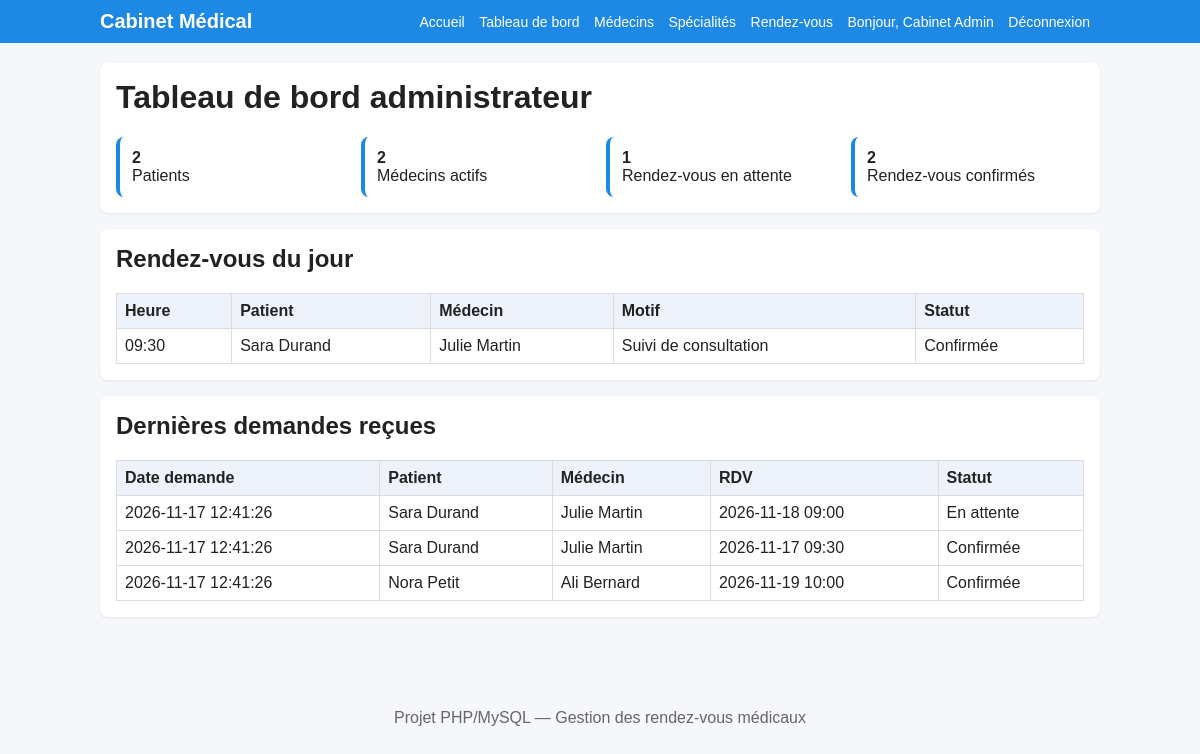
/admin/dashboard.php (signed in), run on the app's committed database.
### tables this page shows
CREATE TABLE rendez_vous (
    id INT AUTO_INCREMENT PRIMARY KEY,
    id_patient INT NOT NULL,
    id_medecin INT NOT NULL,
    date_rdv DATE NOT NULL,
    heure_rdv TIME NOT NULL,
    motif TEXT NOT NULL,
    statut ENUM('En attente','Confirmée','Refusée','Annulée','Terminée','Absent') NOT NULL DEFAULT 'En attente',
    date_creation DATETIME NOT NULL DEFAULT CURRENT_TIMESTAMP,
    FOREIGN KEY (id_patient) REFERENCES utilisateurs(id),
    FOREIGN KEY (id_medecin) REFERENCES medecins(id)
);

CREATE TABLE utilisateurs (
    id INT AUTO_INCREMENT PRIMARY KEY,
    nom VARCHAR(100) NOT NULL,
    prenom VARCHAR(100) NOT NULL,
    email VARCHAR(150) NOT NULL UNIQUE,
    telephone VARCHAR(30) NOT NULL,
    mot_de_passe VARCHAR(255) NOT NULL,
    role ENUM('admin','medecin','patient') NOT NULL
);

### includes/fonctions.php (called while the page is built, shortened)
<?php
function e($value) {
    return htmlspecialchars($value ?? '', ENT_QUOTES, 'UTF-8');
}
?>

### admin/dashboard.php (the view, shortened to what this page needs)
<?php
require_once __DIR__ . '/../config/database.php';
require_once __DIR__ . '/../includes/header.php';
$nb_patients = $pdo->query("SELECT COUNT(*) FROM utilisateurs WHERE role='patient'")->fetchColumn();
$nb_medecins = $pdo->query("SELECT COUNT(*) FROM medecins WHERE actif=1")->fetchColumn();
$nb_attente = $pdo->query("SELECT COUNT(*) FROM rendez_vous WHERE statut='En attente'")->fetchColumn();
$nb_confirmes = $pdo->query("SELECT COUNT(*) FROM rendez_vous WHERE statut='Confirmée'")->fetchColumn();
$rdv_jour = $pdo->query("SELECT r.*, up.nom AS pnom, up.prenom AS pprenom, um.nom AS mnom, um.prenom AS mprenom
    FROM rendez_vous r
    JOIN utilisateurs up ON up.id = r.id_patient
    JOIN medecins m ON m.id = r.id_medecin
    JOIN utilisateurs um ON um.id = m.id_utilisateur
    WHERE r.date_rdv = CURDATE() ORDER BY r.heure_rdv")->fetchAll();
$dernieres = $pdo->query("SELECT r.*, up.nom AS pnom, up.prenom AS pprenom, um.nom AS mnom, um.prenom AS mprenom
    FROM rendez_vous r
    JOIN utilisateurs up ON up.id = r.id_patient
    JOIN medecins m ON m.id = r.id_medecin
    JOIN utilisateurs um ON um.id = m.id_utilisateur
    ORDER BY r.date_creation DESC LIMIT 5")->fetchAll();
?>
<div class="card">
    <h1>Tableau de bord administrateur</h1>
    <div class="stats">
        <div class="stat"><strong><?php echo e($nb_patients); ?></strong><br>Patients</div>
        <div class="stat"><strong><?php echo e($nb_medecins); ?></strong><br>Médecins actifs</div>
        <div class="stat"><strong><?php echo e($nb_attente); ?></strong><br>Rendez-vous en attente</div>
        <div class="stat"><strong><?php echo e($nb_confirmes); ?></strong><br>Rendez-vous confirmés</div>
    </div>
</div>
<div class="card">
    <h2>Rendez-vous du jour</h2>
    <?php if (!$rdv_jour): ?><p>Aucun rendez-vous aujourd'hui.</p><?php else: ?>
    <table><tr><th>Heure</th><th>Patient</th><th>Médecin</th><th>Motif</th><th>Statut</th></tr>
    <?php foreach ($rdv_jour as $r): ?><tr>
        <td><?php echo e(substr($r['heure_rdv'],0,5)); ?></td>
        <td><?php echo e($r['pprenom'].' '.$r['pnom']); ?></td>
        <td><?php echo e($r['mprenom'].' '.$r['mnom']); ?></td>
        <td><?php echo e($r['motif']); ?></td>
        <td><?php echo e($r['statut']); ?></td>
    </tr><?php endforeach; ?></table>
    <?php endif; ?>
</div>
<div class="card">
    <h2>Dernières demandes reçues</h2>
    <?php if (!$dernieres): ?><p>Aucune demande.</p><?php else: ?>
    <table><tr><th>Date demande</th><th>Patient</th><th>Médecin</th><th>RDV</th><th>Statut</th></tr>
    <?php foreach ($dernieres as $r): ?><tr>
        <td><?php echo e($r['date_creation']); ?></td>
        <td><?php echo e($r['pprenom'].' '.$r['pnom']); ?></td>
        <td><?php echo e($r['mprenom'].' '.$r['mnom']); ?></td>
        <td><?php echo e($r['date_rdv'].' '.substr($r['heure_rdv'],0,5)); ?></td>
        <td><?php echo e($r['statut']); ?></td>
    </tr><?php endforeach; ?></table>
    <?php endif; ?>
</div>
<?php require_once __DIR__ . '/../includes/footer.php'; ?>

### assets/css/style.css (style rules this page uses)
* { box-sizing: border-box; }
body { margin: 0; font-family: Arial, sans-serif; background: #f5f7fb; color: #222; }
.card { background: #fff; padding: 16px; border-radius: 8px; margin-bottom: 16px; box-shadow: 0 1px 3px rgba(0,0,0,0.08); }
h1, h2, h3 { margin-top: 0; }
table { width: 100%; border-collapse: collapse; background: #fff; }
th, td { border: 1px solid #ddd; padding: 8px; text-align: left; }
th { background: #eef3fb; }
.stats { display: grid; grid-template-columns: repeat(auto-fit, minmax(180px, 1fr)); gap: 12px; }
.stat { background: #fff; padding: 12px; border-radius: 8px; border-left: 4px solid #1e88e5; }

### data on the page
rendez_vous: heure_rdv "09:30", id_patient.nom "Sara Durand", utilisateurs.prenom+nom "Julie Martin", motif "Suivi de consultation", statut "Confirmée", date_creation "2026-11-17 12:41:26", date_rdv+heure_rdv "2026-11-17 09:30"
rendez_vous: date_creation "2026-11-17 12:41:26", id_patient.nom "Sara Durand", utilisateurs.prenom+nom "Julie Martin", date_rdv+heure_rdv "2026-11-18 09:00", statut "En attente"
rendez_vous: date_creation "2026-11-17 12:41:26", id_patient.nom "Nora Petit", utilisateurs.prenom+nom "Ali Bernard", date_rdv+heure_rdv "2026-11-19 10:00", statut "Confirmée"

### other printed values
$user['prenom'] . ' ' . $user['nom'] "Cabinet Admin"
$nb_patients "2"
$nb_medecins "2"
$nb_attente "1"
$nb_confirmes "2"
